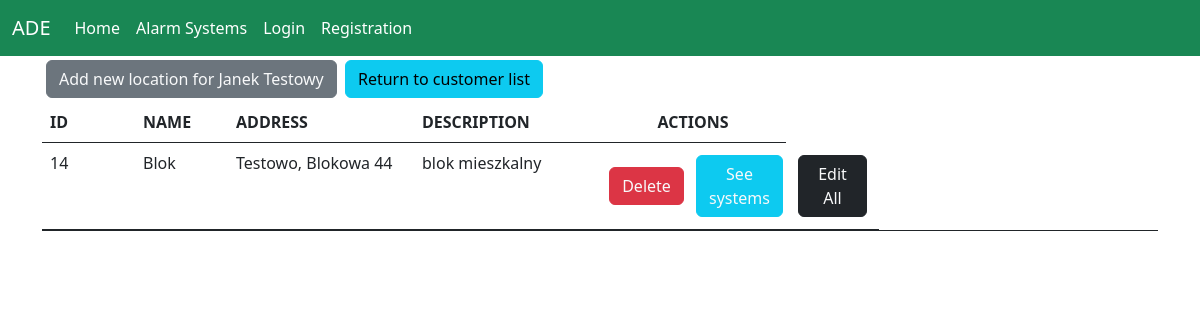
/main_view/details_customer/8, run on the app's committed database.
### alarm_systems/models.py (models this page shows)
class Customer(models.Model):
    first_name = models.CharField(max_length=100)
    last_name = models.CharField(max_length=150)
    address = models.CharField(max_length=255)
    email = models.EmailField(max_length=80, null=True)
    phone_number = models.CharField(max_length=24, unique=True)
    description = models.TextField(null=True, blank=True)
    date_joined = models.DateField(auto_now_add=True)

class Location(models.Model):
    name = models.CharField(max_length=100)
    address = models.CharField(max_length=255)
    description = models.TextField(blank=True, null=True)
    customer = models.ForeignKey('Customer', on_delete=models.CASCADE)

### alarm_systems/views.py (the view)
# urls.py: path('main_view/details_customer/<int:customer_id>', views.details_customer,
def details_customer(request, customer_id):
    locations = Location.objects.filter(customer_id=customer_id).order_by('name')
    customer = get_object_or_404(Customer, pk=customer_id)
    return render(
        request,
        'home/customer_details/customer_details_main_page.html',
        context={
            'locations': locations,
            'customer': customer})

### alarm_systems/templates/home/customer_details/customer_details_main_page.html (shortened to what this page needs)
{% extends 'base.html' %}
{% block container %}
    <div class="schedules-content">
        <div class="col-sm">
            <a href="{% url 'alarm_systems:add_location_customer' customer.id %}"
               class="btn btn-secondary  rounded-10 text-light m-1">Add new
                location for {{ customer.first_name }} {{ customer.last_name }}</a>
            <a href="{% url 'alarm_systems:main_view' %}" class="btn btn-info">Return to
                customer list</a>
        </div>
        <table class="table border-bottom border-dark ">
            <thead>
            <tr class="d-flex">
                <th class="col-sm-1">ID</th>
                <th class="col-1">NAME</th>
                <th class="col-2">ADDRESS</th>
                <th class="col-md-2">DESCRIPTION</th>
                <th class="col-2 text-center">ACTIONS</th>
            </tr>
            </thead>
            <tbody class="text-color-lighter">
            {% for location in locations %}
                <tr class="d-flex ">
                <td class="col-sm-1">{{ location.id }}</td>
                <td class="col-1">{{ location.name }}</td>
                <td class="col-2">{{ location.address }}</td>
                <td class="col-md-2">{{ location.description }}</td>
                <td class="col-1 d-flex align-items-center justify-content-center flex-wrap">
                <a href="{% url 'alarm_systems:delete_location' location.id %}"
                   class="btn btn-danger rounded-10 text-light m-1">Delete</a>
                <td class="col-1 d-flex align-items-center justify-content-center flex-wrap">
                <a href="{% url 'alarm_systems:location_details' location.id %}"
                   class="btn btn-info rounded-10 text-light m-1">See systems</a>
                <td class="col-1 d-flex align-items-center justify-content-center flex-wrap">
                <a href="{% url 'alarm_systems:edit_location' location.id %}"
                   class="btn btn-dark rounded-10 text-light m-1">Edit All</a>{% endfor %}
            </td>
            </tr>
            </tbody>
        </table>
    </div>
{% endblock %}

### data on the page
Customer: first_name "Janek", last_name "Testowy"
Location: id "14", name "Blok", address "Testowo, Blokowa 44", description "blok mieszkalny"
